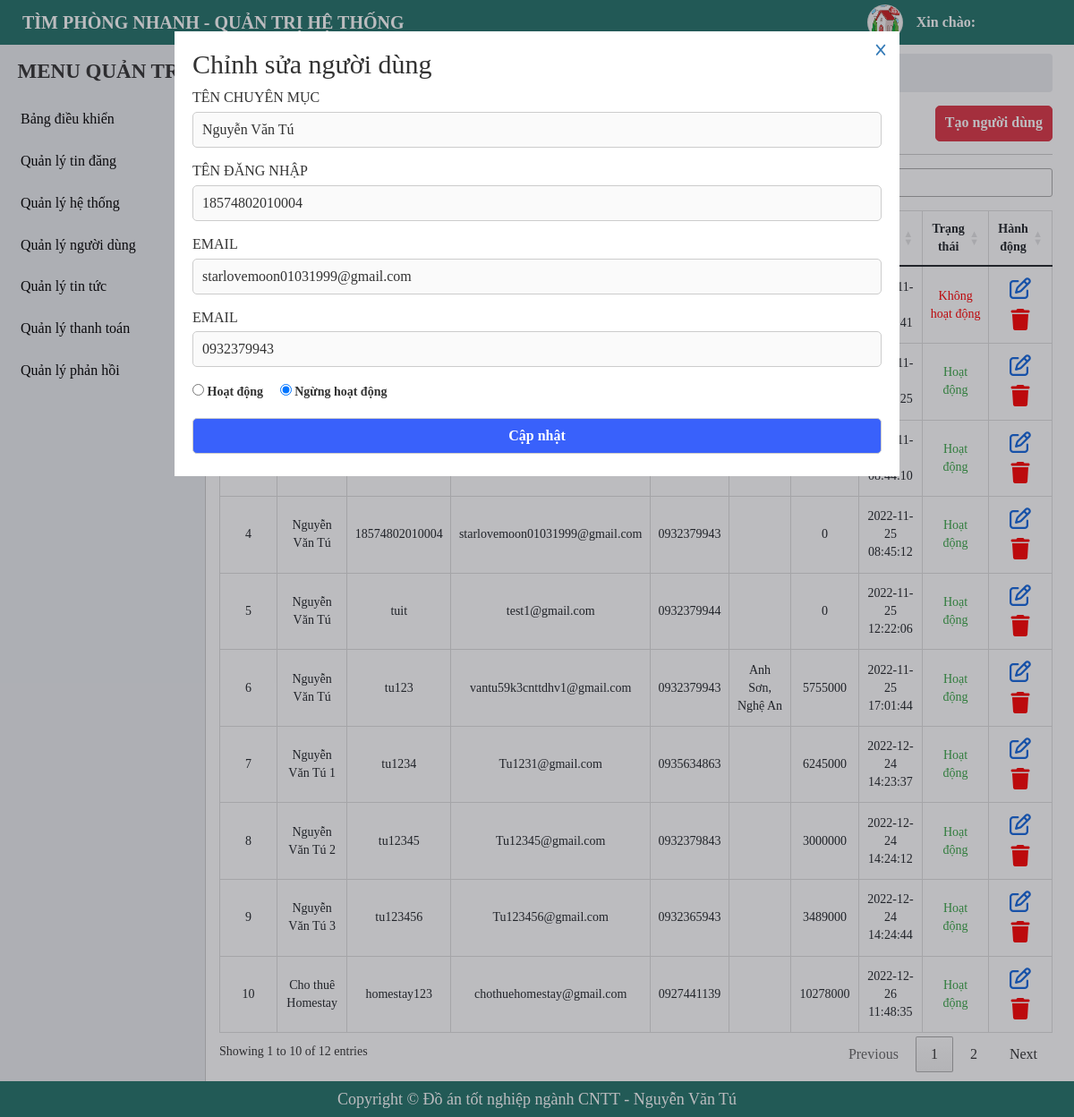
Page /admin/user-manager.php?id=15 on the committed database.
### tables this page shows
CREATE TABLE `tbl_user` (
  `id` bigint(20) NOT NULL,
  `fullname` varchar(255) NOT NULL,
  `username` varchar(255) NOT NULL,
  `password` varchar(255) NOT NULL,
  `email` varchar(255) NOT NULL,
  `phone` varchar(255) NOT NULL,
  `zalo` varchar(255) DEFAULT NULL,
  `address` varchar(255) DEFAULT NULL,
  `facebook` varchar(255) DEFAULT NULL,
  `avatar` varchar(255) DEFAULT NULL COMMENT 'ảnh đại diện',
  `balance` bigint(255) DEFAULT 0 COMMENT 'Số dư',
  `status` tinyint(4) NOT NULL DEFAULT 1 COMMENT 'trạng thái',
  `created_at` timestamp NOT NULL DEFAULT current_timestamp(),
  `created_ad` timestamp NOT NULL DEFAULT current_timestamp()
);

### admin/user-manager.php (the view, shortened to what this page needs)
<?php
    include './include/connect.php';
    $queryUser = $conn->prepare("SELECT * FROM tbl_user");
    $queryUser->execute();
    $resultsUser = $queryUser->fetchAll(PDO::FETCH_OBJ);
    $updateId = isset($_GET['id'])?$_GET['id']:'';
    if($updateId){
        $queryUpdate = $conn->prepare("SELECT * FROM tbl_user WHERE ID = $updateId");
        $queryUpdate->execute();
        $resultsUpdate = $queryUpdate->fetch(PDO::FETCH_OBJ);
    }
?>
<!DOCTYPE html>
<html lang="en">
<head>
    <?php include('include/link-css.php');?>
</head>
<body>
    <?php
     include('include/header.php');
    ?>
    <div id="main">
        <?php
        include('include/sidebar.php');
        ?>
        <div id="main-right">
            <nav aria-label="breadcrumb">
                <ol class="breadcrumb">
                    <li class="breadcrumb-item"><a href="#">Trang quản trị</a></li>
                    <li class="breadcrumb-item"><a href="#">Quản lý người dùng</a></li>
                    <li class="breadcrumb-item active" aria-current="page">Quản lý user</li>
                </ol>
            </nav>
            <section class="main-right-title">
                <div class="form-title">
                    <h1>Quản lý user</h1>
                </div>
                <div class="account-btn">
                    <a href="../register.php" class="btn btn-post btn-add">Tạo người dùng</a>
                </div>
            </section>
            <div class="main-right-table">
                <table class="table table-bordered table-post-list" id = "table-manage">
                    <thead>
                        <tr>
                            <th style="width: 5%;" >STT</th>
                            <th style="width: 12%;" >Tên đẩy đủ</th>
                            <th style="width: 10%;" >Tên đăng nhập</th>
                            <th style="width: 12%;" >Email</th>
                            <th style="width: 10%;" >Số điện thoại</th>
                            <th style="width: 15%;" >Địa chỉ</th>
                            <th style="width: 10%;" >Số dư tk</th>
                            <th style="width: 10%;" >Ngày tạo</th>
                            <th style="width: 8%;" >Trạng thái</th>
                            <th style="width: 8%;" >Hành động</th>
                        </tr>
                    </thead>
                    <tbody >
                        <?php foreach ($resultsUser as $key => $value) { ?>
                            <tr>
                                <td><?php echo $key+1 ?></td>
                                <td>
                                    <p><?php echo $value -> fullname ?></p>
                                </td>
                                <td>
                                    <p><?php echo $value -> username ?></p>
                                </td>
                                <td>
                                    <p><?php echo $value -> email ?></p>
                                </td>
                                <td>
                                    <p><?php echo $value -> phone ?></p>
                                </td>
                                <td>
                                    <p><?php echo $value -> address ?></p>
                                </td>
                                <td>
                                    <p><?php echo $value -> balance ?></p>
                                </td>
                                <td>
                                    <p><?php echo $value -> created_at ?></p>
                                </td>
                                <td>
                                    <?php if( $value -> status == 1){ ?>
                                        <p style = "color: #37a344">Hoạt động</p>
                                    <?php }else{ ?>
                                        <p style = "color: red">Không hoạt động</p>
                                    <?php } ?>
                                </td>
                                <td>
                                    <a href="./user-manager.php?id=<?php echo $value -> id ?>" class="btn-setting btn-edit" style = "color: #1266dd;"><i class="fa-regular fa-pen-to-square"></i></a>
                                    <a href="./user-manager.php?del=<?php echo $value -> id ?>" class="btn-setting" style = "color: red;" onclick="return confirm('Bạn chắc chắn muốn xóa?');" ><i class="fa-solid fa-trash"></i>
                                    </a>
                                </td>
                            </tr>
                        <?php } ?>
                    </tbody>
                </table>
            </div>
        </div>
        <?php if(isset($_GET['id'])){?>
        <div class="form-act form-animation" style ="display: block;">
            <div class="form-act-edit">
                <div class="form-close">
                    <a href="./user-manager.php"><i class="fa-solid fa-x"></i></a>
                </div>
                <form action="" method="post">
                    <h2>Chỉnh sửa người dùng</h2>
                    <div class="form-contact form-validator ">
                        <lable class="contact-title">Tên chuyên mục</lable>
                        <input type="text"  value = "<?php echo $resultsUpdate-> fullname ?>" disabled>
                    </div>
                    <div class="form-contact form-validator ">
                        <lable class="contact-title">Tên đăng nhập</lable>
                        <input type="text" value = "<?php echo $resultsUpdate->username ?>" disabled>
                    </div>
                    <div class="form-contact form-validator ">
                        <lable class="contact-title">Email</lable>
                        <input type="text" value = "<?php echo $resultsUpdate->email ?>" disabled>
                    </div>
                    <div class="form-contact form-validator ">
                    <lable class="contact-title">Email</lable>
                        <input type="text" value = "<?php echo $resultsUpdate->phone ?>" disabled>
                    </div>
                    <div class="status" style = "margin-top: 10px;">
                        <label style = "margin-right: 15px;">
                            <input type="radio" name="status" id="" value ="1" <?php if($resultsUpdate->status == 1) echo  "checked = 'Checked'" ?>> Hoạt động
                        </label>
                        <label>
                            <input type="radio" name="status" value ="0" <?php if($resultsUpdate->status == 0) echo  "checked = 'Checked'" ?> id="" > Ngừng hoạt động
                        </label>
                    </div>
                    <div class="form-contact form-validator" id = "btn-submit">
                        <input type="submit" name ="update-form" value="Cập nhật" class="btn update-form " id = "update-form">
                    </div>
                </form>
            </div>
        </div>
        <?php }?>
    </div>
    <?php include('include/footer.php');?>
</body>
</html>

### admin/css/style.css (style rules this page uses)
* { margin: 0; padding: 0; box-sizing: border-box; font-family: "MS Mincho"; }
a, a:hover { text-decoration: none; transition: all 0.3s ease-in-out 0s; -moz-transition: all 0.3s ease-in-out 0s; -o-transition: all 0.3s ease-in-out 0s; -webkit-transition: all 0.3s ease-in-out 0s; -ms-transition: all 0.3s ease-in-out 0s; }
.btn { height: 40px; border-radius: 5px; border: 1px solid #3961fb; background: #3961fb; font-weight: 700; color: #fff; display: inline-flex; align-items: center; justify-content: center; text-decoration: none; cursor: pointer; padding: 0 10px; margin: 5px 0; }
body { height: 100%; }
#main-right { padding: 60px 24px 50px 245px; }
#main-right .breadcrumb { background-color: #eaecef; padding: 10px 20px; margin-bottom: 0; }
#main-right li, #main-right a { font-size: 16px; }
.main-right-title { display: flex; justify-content: space-between; border-bottom: 1px solid #ccc; margin-bottom: 15px; }
.form-title { margin: 15px 0; }
.form-title h1 { font-weight: 700; }
.account-btn { display: flex; justify-content: center; align-items: center; }
.btn-post { color: #fff; background-color: #dc3545; border-color: #dc3545; margin-left: 6px; }
#main-right .table-bordered th, .table-bordered td { text-align: center; font-size: 14px; }
.main-right-table .table-post-list { border-collapse: collapse; }
.table-post-list td { vertical-align: middle !important; white-space: normal; }
.table-post-list .btn-setting { margin: 0 5px; font-size: 24px !important; }
.form-act { position: fixed; top: 0; bottom: 0; right: 0; left: 0; background-color: rgba(33, 33, 45, 0.3); z-index: 999; display: none; }
.form-act-edit { margin-top: 35px; padding: 20px; width: 810px; background-color: rgba(255, 255, 255, 1); position: relative; left: 50%; transform: translate(-50%); }
.form-close { position: absolute; top: 0; right: 0; cursor: pointer; padding: 12px; }
.form-close i { width: 18px; height: 18px; line-height: 18px; text-align: center; }
.form-contact { margin-top: 10px; }
.form-contact .contact-title { font-size: 16px; text-transform: uppercase; margin: 10px 0; }
.form-contact input { font-size: 16px; width: 100%; height: 40px; border-radius: 5px; padding: 0 10px; border: 1px solid #ccc; outline-color: #41ff00; margin: 4px 0 5px; }

### rows in the picture
tbl_user: shows "Không hoạt động", fullname "Nguyễn Văn Tú", username "18574802010004", email "starlovemoon01031999@gmail.com", phone "0932379943", status "☐ Hoạt động", status "☑ Ngừng hoạt động"
tbl_user: status "Hoạt động"
tbl_user: status "Hoạt động"
tbl_user: fullname "Nguyễn Văn Tú", username "18574802010004", email "starlovemoon01031999@gmail.com", phone "0932379943", balance "0", created_at "2022-11-25 08:45:12", status "Hoạt động"
tbl_user: fullname "Nguyễn Văn Tú", username "tuit", email "test1@gmail.com", phone "0932379944", balance "0", created_at "2022-11-25 12:22:06", status "Hoạt động"
tbl_user: fullname "Nguyễn Văn Tú", username "tu123", email "vantu59k3cnttdhv1@gmail.com", phone "0932379943", address "Anh Sơn, Nghệ An", balance "5755000", created_at "2022-11-25 17:01:44", status "Hoạt động"
tbl_user: fullname "Nguyễn Văn Tú 1", username "tu1234", email "Tu1231@gmail.com", phone "0935634863", balance "6245000", created_at "2022-12-24 14:23:37", status "Hoạt động"
tbl_user: fullname "Nguyễn Văn Tú 2", username "tu12345", email "Tu12345@gmail.com", phone "0932379843", balance "3000000", created_at "2022-12-24 14:24:12", status "Hoạt động"
tbl_user: fullname "Nguyễn Văn Tú 3", username "tu123456", email "Tu123456@gmail.com", phone "0932365943", balance "3489000", created_at "2022-12-24 14:24:44", status "Hoạt động"
tbl_user: fullname "Cho thuê Homestay", username "homestay123", email "chothuehomestay@gmail.com", phone "0927441139", balance "10278000", created_at "2022-12-26 11:48:35", status "Hoạt động"
